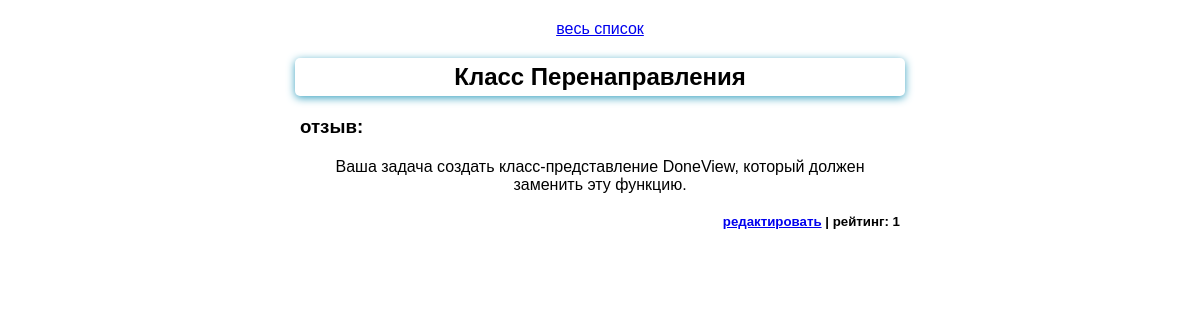
Before: /detail/7 with the older database file.
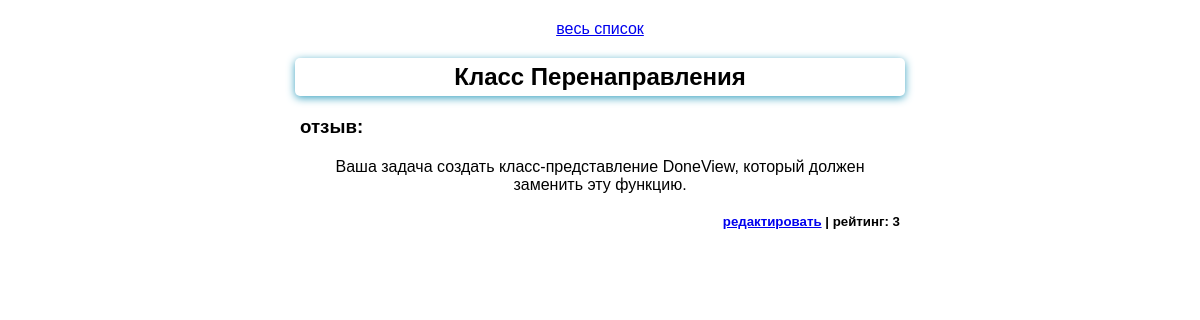
After: the same page with the newer database file.
### feedback/models.py (models this page shows)
class FeedBack(models.Model):
    name = models.CharField(max_length=40, validators=[MinLengthValidator(5)])
    surname = models.CharField(max_length=60)
    feedback = models.TextField()
    rating = models.PositiveIntegerField()

### feedback/views.py (the view)
# urls.py: path('detail/<int:pk>', DetailFeedBack.as_view(), name="отзыв"),
class DetailFeedBack(DetailView):
    template_name = "feedback/detail_feedback.html"
    model = FeedBack

### feedback/templates/feedback/detail_feedback.html (shortened to what this page needs)
{%extends 'base.html'%}
{% block content %}
    <a href="{% url 'список' %}"><p>весь список</p></a>
    <h2>{{feedback.name}} {{feedback.surname}}</h2>
    <h3>отзыв:</h3>
    <p>{{feedback.feedback}}</p>
    <h5>
        <a href="{% url 'форма отзыва' feedback.id %}">редактировать</a> |
        рейтинг: {{feedback.rating}}
    </h5>
{% endblock %}

Changed rows visible on the page:
changed FeedBack "Класс": rating "1" → "3"
